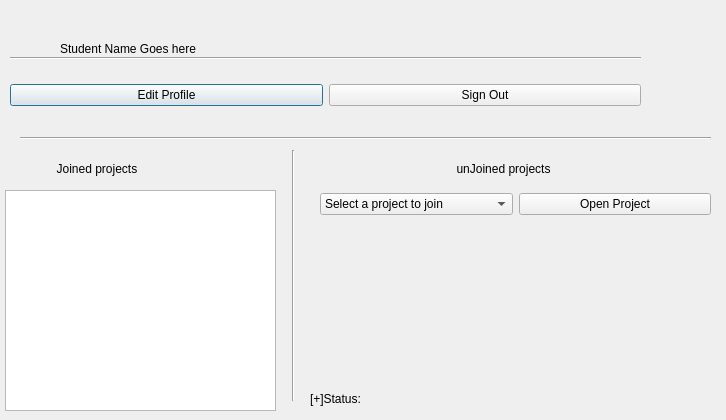
<?xml version="1.0" encoding="UTF-8"?>
<ui version="4.0">
 <class>StudentHomeView</class>
 <widget class="QDialog" name="StudentHomeView">
  <property name="geometry">
   <rect>
    <x>0</x>
    <y>0</y>
    <width>726</width>
    <height>420</height>
   </rect>
  </property>
  <property name="windowTitle">
   <string>Dialog</string>
  </property>
  <widget class="Line" name="line">
   <property name="geometry">
    <rect>
     <x>10</x>
     <y>50</y>
     <width>631</width>
     <height>16</height>
    </rect>
   </property>
   <property name="orientation">
    <enum>Qt::Horizontal</enum>
   </property>
  </widget>
  <widget class="Line" name="line_2">
   <property name="geometry">
    <rect>
     <x>20</x>
     <y>130</y>
     <width>691</width>
     <height>16</height>
    </rect>
   </property>
   <property name="orientation">
    <enum>Qt::Horizontal</enum>
   </property>
  </widget>
  <widget class="QListWidget" name="joinedProjectsList">
   <property name="geometry">
    <rect>
     <x>5</x>
     <y>190</y>
     <width>271</width>
     <height>221</height>
    </rect>
   </property>
  </widget>
  <widget class="QWidget" name="layoutWidget">
   <property name="geometry">
    <rect>
     <x>10</x>
     <y>20</y>
     <width>621</width>
     <height>20</height>
    </rect>
   </property>
   <layout class="QHBoxLayout" name="horizontalLayout_2"/>
  </widget>
  <widget class="QWidget" name="layoutWidget">
   <property name="geometry">
    <rect>
     <x>10</x>
     <y>80</y>
     <width>631</width>
     <height>30</height>
    </rect>
   </property>
   <layout class="QHBoxLayout" name="horizontalLayout">
    <item>
     <widget class="QPushButton" name="editProfileBtn">
      <property name="text">
       <string>Edit Profile</string>
      </property>
     </widget>
    </item>
    <item>
     <widget class="QPushButton" name="signOutBtn">
      <property name="text">
       <string>Sign Out</string>
      </property>
     </widget>
    </item>
   </layout>
  </widget>
  <widget class="QLabel" name="label">
   <property name="geometry">
    <rect>
     <x>30</x>
     <y>160</y>
     <width>161</width>
     <height>18</height>
    </rect>
   </property>
   <property name="text">
    <string>        Joined projects</string>
   </property>
  </widget>
  <widget class="QLabel" name="label_2">
   <property name="geometry">
    <rect>
     <x>350</x>
     <y>160</y>
     <width>381</width>
     <height>18</height>
    </rect>
   </property>
   <property name="text">
    <string>                                unJoined projects</string>
   </property>
  </widget>
  <widget class="QLabel" name="studentNameLbl">
   <property name="geometry">
    <rect>
     <x>60</x>
     <y>40</y>
     <width>619</width>
     <height>18</height>
    </rect>
   </property>
   <property name="text">
    <string>Student Name Goes here</string>
   </property>
  </widget>
  <widget class="Line" name="line_3">
   <property name="geometry">
    <rect>
     <x>283</x>
     <y>150</y>
     <width>20</width>
     <height>251</height>
    </rect>
   </property>
   <property name="orientation">
    <enum>Qt::Vertical</enum>
   </property>
  </widget>
  <widget class="QLabel" name="statusLbl">
   <property name="geometry">
    <rect>
     <x>310</x>
     <y>390</y>
     <width>401</width>
     <height>17</height>
    </rect>
   </property>
   <property name="text">
    <string>[+]Status:</string>
   </property>
  </widget>
  <widget class="QWidget" name="">
   <property name="geometry">
    <rect>
     <x>320</x>
     <y>190</y>
     <width>391</width>
     <height>29</height>
    </rect>
   </property>
   <layout class="QHBoxLayout" name="horizontalLayout_3">
    <item>
     <widget class="QComboBox" name="unjoinedProjectsInput">
      <item>
       <property name="text">
        <string>Select a project to join</string>
       </property>
      </item>
     </widget>
    </item>
    <item>
     <widget class="QPushButton" name="openProjectBtn">
      <property name="text">
       <string>Open Project</string>
      </property>
     </widget>
    </item>
   </layout>
  </widget>
  <zorder>layoutWidget</zorder>
  <zorder>layoutWidget</zorder>
  <zorder>line</zorder>
  <zorder>line_2</zorder>
  <zorder>openProjectBtn</zorder>
  <zorder>joinedProjectsList</zorder>
  <zorder>unjoinedProjectsInput</zorder>
  <zorder>label</zorder>
  <zorder>label_2</zorder>
  <zorder>studentNameLbl</zorder>
  <zorder>line_3</zorder>
  <zorder>statusLbl</zorder>
 </widget>
 <resources/>
 <connections/>
</ui>
